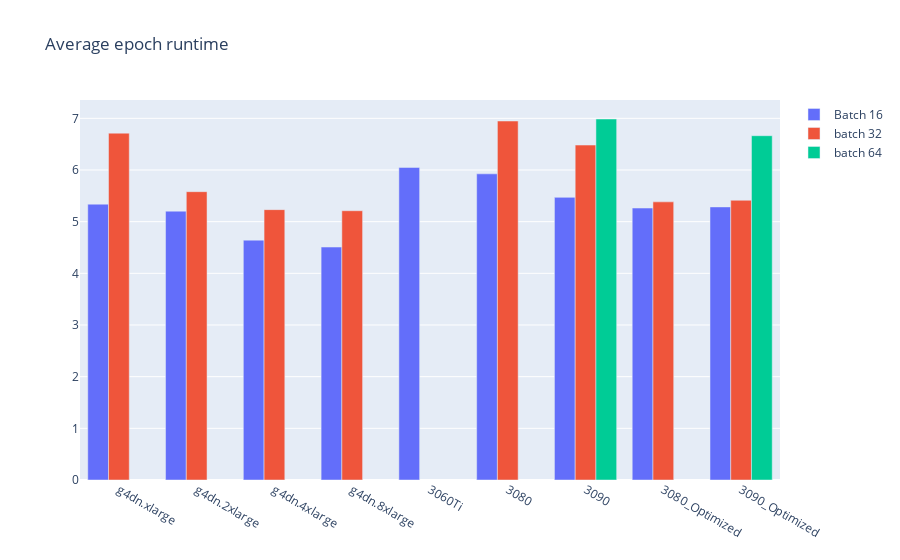

Notebook code for this chart:
### Code cell
fig = go.Figure(data=[
    go.Bar(name='Batch 16', x=order[16], y=data[16]),
    go.Bar(name='batch 32', x=order[32], y=data[32]),
    go.Bar(name='batch 64', x=order[64], y=data[64])
])
# Change the bar mode
fig.update_layout(title="Average epoch runtime", barmode='group')
fig.show()

### Figure 1 — Plotly figure (JSON) as saved in the notebook; plotly's stock layout.template omitted (floating-point values rounded to 4 significant figures)
{"data": [{"name": "Batch 16", "type": "bar", "x": ["g4dn.xlarge", "g4dn.2xlarge", "g4dn.4xlarge", "g4dn.8xlarge", "3060Ti", "3080", "3090", "3080_Optimized", "3090_Optimized"], "y": [5.339, 5.203, 4.643, 4.508, 6.05, 5.926, 5.47, 5.263, 5.285]}, {"name": "batch 32", "type": "bar", "x": ["g4dn.xlarge", "g4dn.2xlarge", "g4dn.4xlarge", "g4dn.8xlarge", "3080", "3090", "3080_Optimized", "3090_Optimized"], "y": [6.713, 5.58, 5.233, 5.212, 6.948, 6.482, 5.383, 5.414]}, {"name": "batch 64", "type": "bar", "x": ["3090", "3090_Optimized"], "y": [6.987, 6.664]}], "layout": {"barmode": "group", "title": {"text": "Average epoch runtime"}}}
